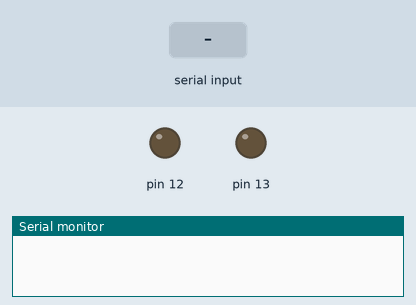
A sketch run on a simulated Arduino Uno, built with avr-gcc and run on an emulated ATmega328P. Parts: output pins drawn as LEDs (lit = HIGH), the last lines printed to the serial monitor. The test bench sets the inputs (shaded band).

Above: at 1.2 s.
1.3 s: "b" received over Serial
At 1.8 s:
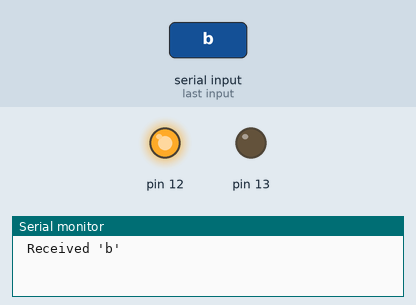
2.8 s: "c" received over Serial
At 4.0 s:
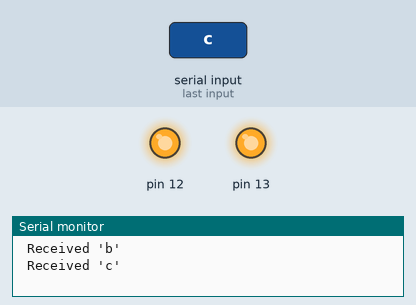
4.3 s: "a" received over Serial
At 5.3 s:
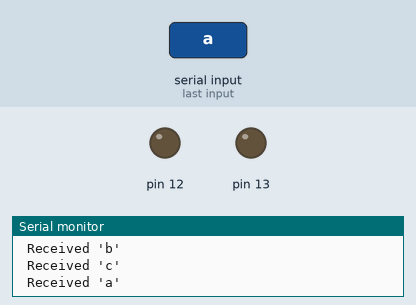
5.8 s: "c" received over Serial
At 6.4 s:
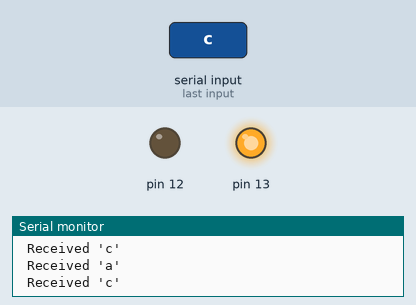
Timing chart, 0 to 8.3 s (numbered marks = the images above; inputs shaded):
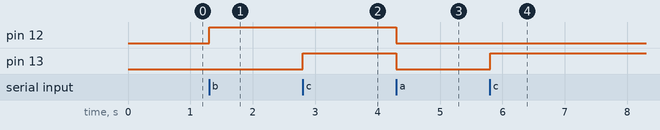

The sketch:

ArduinoCode_mBot.ino
```cpp
/* define integer 'mesaj' */
int mesaj;

/* setup the connection */
void setup() {
  /* setting speed of connection */
  Serial.begin(9600);

  /* */
  pinMode(12, OUTPUT);
  pinMode(13, OUTPUT);
}

/* executing commands */
void loop() {

  /* if the robot is connected */
  if (Serial.available() > 0)
  {
      /* read the ASCII code */
      mesaj = Serial.read();

      /* switch the command by the ASCII code */
      switch(mesaj)
      {
          /* if ASCII code is 97 (a) */
          case 97:
            /* switches off both leds*/
            digitalWrite(13, LOW);
            digitalWrite(12, LOW);

            /* print the executed command */
            Serial.println  (" Received 'a' ");
            break;

          /* if ASCII code is 98 (b) */
          case 98:
            /* lights up one led */
            digitalWrite(12, HIGH);

            /* print the executed command */
            Serial.println(" Received 'b' ");
            break;

          /* if ASCII code is 99 (c) */
          case 99:
            /*lights up the other led*/
            digitalWrite(13, HIGH);

            /* print the executed command */
            Serial.println(" Received 'c' ");
            break;
          /* if ASCII code is 100 (d) */
          case 100:
            /* lights up both leds */
            digitalWrite(12, HIGH);
            digitalWrite(13, HIGH);

            /* print the executed command */
            Serial.println(" Received 'd' ");
            break;
        }
    }

}
```

Measured:
- after the input at 1.3 s, pin 12: LOW → HIGH at once
- after the input at 2.8 s, pin 13: LOW → HIGH at once
- after the input at 4.3 s, pin 12, pin 13: HIGH → LOW at once
- after the input at 5.8 s, pin 13: LOW → HIGH at once
